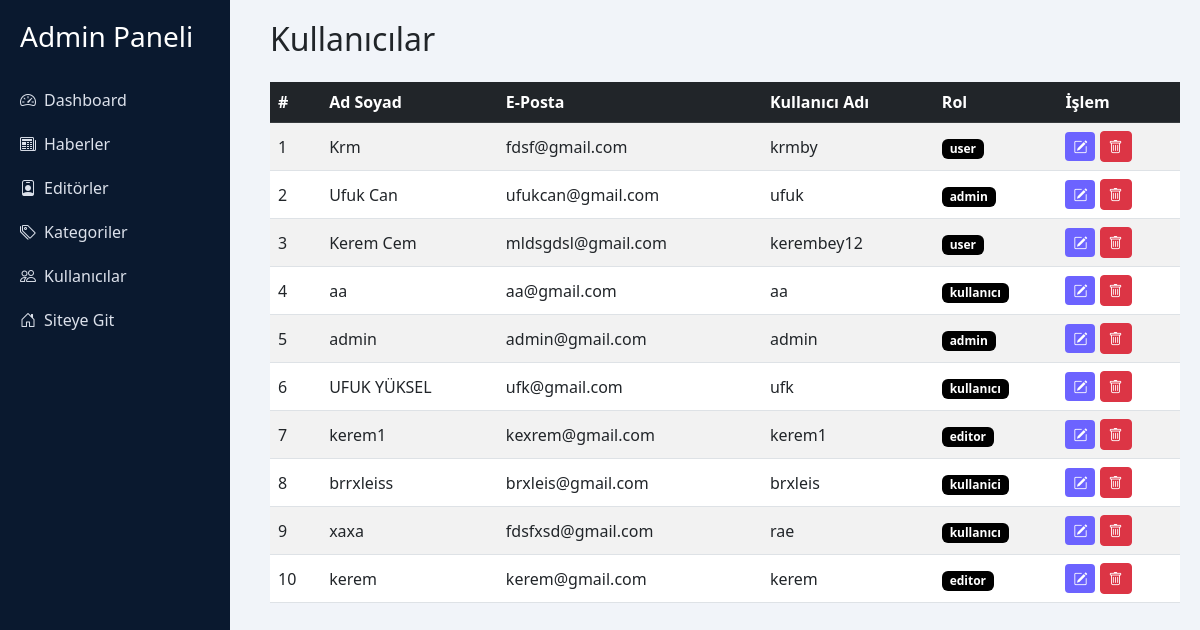
/admin/users.php, run on the app's committed database.
### tables this page shows
CREATE TABLE `users` (
  `id` int(11) NOT NULL,
  `fullname` varchar(100) NOT NULL,
  `username` varchar(50) NOT NULL,
  `email` varchar(100) NOT NULL,
  `password` varchar(255) NOT NULL,
  `role` varchar(50) NOT NULL DEFAULT 'kullanıcı',
  `created_at` timestamp NOT NULL DEFAULT current_timestamp()
);

### admin/users.php (the view, shortened to what this page needs)
<?php
require_once "../db.php";
$stmt = $db->query("SELECT * FROM users ORDER BY id DESC");
$users = $stmt->fetchAll(PDO::FETCH_ASSOC);
?>
<!DOCTYPE html>
<html lang="tr">
<head>
<link href="https://cdn.jsdelivr.net/npm/bootstrap@5.3.0/dist/css/bootstrap.min.css" rel="stylesheet">
<link href="https://cdn.jsdelivr.net/npm/bootstrap-icons@1.10.5/font/bootstrap-icons.css" rel="stylesheet">
</head>
<body>
<div class="sidebar">
    <h3 class="mb-4">Admin Paneli</h3>
    <a href="./dashboard.php"><i class="bi bi-speedometer2 me-2"></i>Dashboard</a>
    <a href="./haberler.php"><i class="bi bi-newspaper me-2"></i>Haberler</a>
    <a href="./editorler.php"><i class="bi bi-person-badge me-2"></i>Editörler</a>
    <a href="./kategoriler.php"><i class="bi bi-tags me-2"></i>Kategoriler</a>
    <a href="./users.php"><i class="bi bi-people me-2"></i>Kullanıcılar</a>
    <a href="../index.php"><i class="bi bi-house-door me-2"></i>Siteye Git</a>
</div>
<div class="content">
    <h2 class="mb-4">Kullanıcılar</h2>
    <div class="table-responsive">
        <table class="table table-striped align-middle">
            <thead class="table-dark">
                <tr>
                    <th>#</th>
                    <th>Ad Soyad</th>
                    <th>E-Posta</th>
                    <th>Kullanıcı Adı</th>
                    <th>Rol</th>
                    <th>İşlem</th>
                </tr>
            </thead>
            <tbody>
            <?php $s=1; foreach($users as $u): ?>
                <tr>
                    <td><?= $s++ ?></td>
                    <td><?= htmlspecialchars($u['fullname']) ?></td>
                    <td><?= htmlspecialchars($u['email']) ?></td>
                    <td><?= htmlspecialchars($u['username']) ?></td>
                    <td><span class="badge bg-black"><?= $u['role'] ?></span></td>
                    <td>
                        <button class="btn btn-sm btn-edit text-white"
                            onclick='editUser(<?= json_encode($u) ?>)' data-bs-toggle="modal" data-bs-target="#editModal">
                            <i class="bi bi-pencil-square"></i>
                        </button>
                        <a href="?delete_id=<?= $u['id'] ?>"
                           class="btn btn-sm btn-danger"
                           onclick="return confirm('Kullanıcı silinsin mi?')">
                           <i class="bi bi-trash"></i>
                        </a>
                    </td>
                </tr>
            <?php endforeach; ?>
            </tbody>
        </table>
    </div>
</div>
</body>
</html>

### admin/users.php (style rules this page uses)
body { background:#f1f4f9; font-family:'Segoe UI'; }
.sidebar { height:100vh; background:#0a192f; color:white; width:230px; position:fixed; padding:20px; top:0; overflow-y:auto; }
.sidebar a { color:#dce1eb; text-decoration:none; padding:10px 0; display:block; }
.content { margin-left:250px; padding:20px; }
.btn-edit { background:#6c63ff; border:none; }

### data on the page
users: fullname "Krm", email "fdsf@gmail.com", username "krmby", role "user"
users: fullname "Ufuk Can", email "ufukcan@gmail.com", username "ufuk", role "admin"
users: fullname "Kerem Cem", email "mldsgdsl@gmail.com", username "kerembey12", role "user"
users: fullname "aa", email "aa@gmail.com", username "aa", role "kullanıcı"
users: fullname "admin", email "admin@gmail.com", username "admin", role "admin"
users: fullname "UFUK YÜKSEL", email "ufk@gmail.com", username "ufk", role "kullanıcı"
users: fullname "kerem1", email "kexrem@gmail.com", username "kerem1", role "editor"
users: fullname "brrxleiss", email "brxleis@gmail.com", username "brxleis", role "kullanici"
users: fullname "xaxa", email "fdsfxsd@gmail.com", username "rae", role "kullanıcı"
users: fullname "kerem", email "kerem@gmail.com", username "kerem", role "editor"
